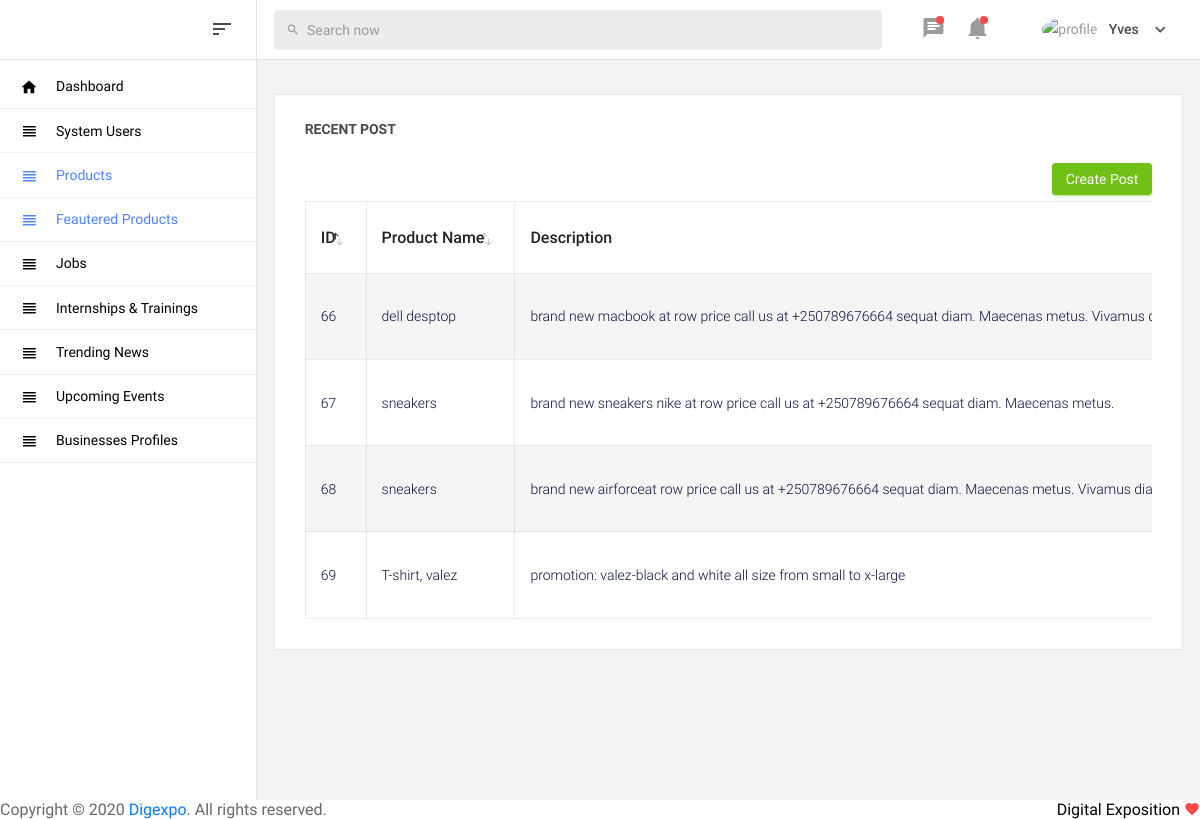
/admin/products.php, run on the app's committed database.
### tables this page shows
CREATE TABLE `tbl_products` (
  `product_id` int(11) NOT NULL,
  `product_name` varchar(100) NOT NULL,
  `product_description` longtext NOT NULL,
  `product_image` varchar(100) NOT NULL,
  `company_name` varchar(100) NOT NULL,
  `business_ID` int(11) NOT NULL,
  `reg_date` date NOT NULL
);

### admin/products.php (the view, shortened to what this page needs)
<!DOCTYPE html>
<html>
<?php include('includes/UIStyles.php');
?>
<body>
    <div class="container-scroller">
		<?php include("includes/navbar.php");?>
		<div class="container-fluid page-body-wrapper">
			<?php include("includes/sidebar.php"); ?>
			<div class="main-panel">
		        <div class="content-wrapper">
                    <div class="row">
			            <div class="col-md-12 stretch-card">
			                <div class="card">
				                <div class="card-body">
				                    <p class="card-title">Recent Post</p>
				                    <div align="right"><button type="button" class="btn btn-success btn-sm" data-toggle="modal" data-target="#largeLargeModal">Create Post</button></div>
				                        <div class="table-responsive">
						                    <table id="recent-purchases-listing" class="table">
						                        <thead>
							                        <tr>
																				  <th>ID</th>
																					<th>Product Name</th>
																				  <th>Description</th>
						                            </tr>
					                            </thead>
																			    <?php
																					    include('DataBaseConnection.php');
																							$sql="SELECT * FROM tbl_products";
																							$stmt = $conn->prepare($sql);
 																						  $stmt ->execute();
 																						  $result = $stmt->get_result();
 																						  if($result->num_rows > 0){
 																								 while ($row = $result->fetch_assoc()) {
																					?>
																						<tr>
																							<td><?php echo $row['product_id']; ?></td>
																							<td><?php echo $row['product_name']; ?></td>
																							<td><?php echo $row['product_description']; ?></td>
																						 </tr>
																						<?php
																					       }
																							 }else{
																								 echo "No Data Found in the dataBase";
																							 }
														                 ?>
                                            </table>
                                        </div>
                                    </div>
                                </div>
                            </div>
                        </div>
			        </div>
			    </div>
		    </div>
	</div>
    <?php include('includes/footer.php');?>
</body>
</html>

### data on the page
tbl_products: product_id "66", product_name "dell desptop", product_description "brand new macbook at row price call us at +250789676664 sequat diam. Maecenas metus. Vivamus…"
tbl_products: product_id "67", product_name "sneakers", product_description "brand new sneakers nike at row price call us at +250789676664 sequat diam. Maecenas metus."
tbl_products: product_id "68", product_name "sneakers", product_description "brand new airforceat row price call us at +250789676664 sequat diam. Maecenas metus. Vivamus…"
tbl_products: product_id "69", product_name "T-shirt, valez", product_description "promotion: valez-black and white all size from small to x-large"
